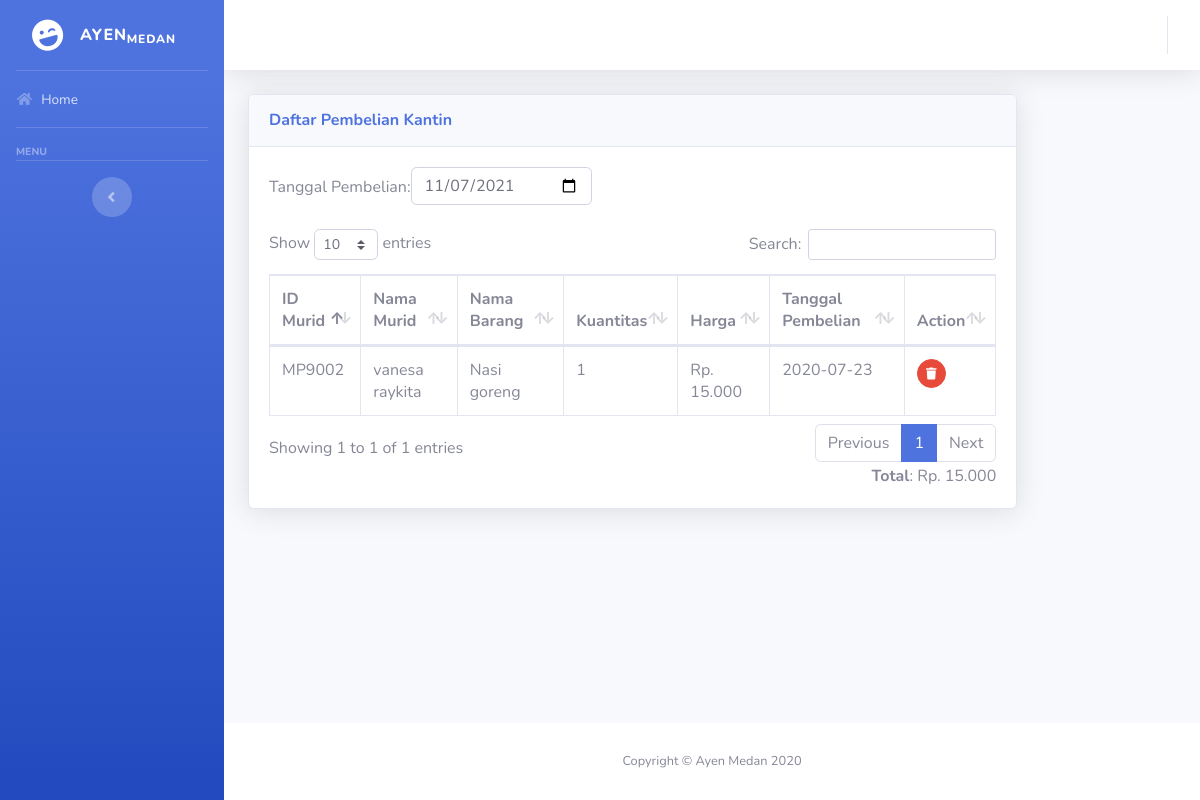
Page /daftar-pembelian-kantin.php on the committed database.
### tables this page shows
CREATE TABLE `pembelian_kantin` (
  `id_pembelian` int(11) NOT NULL,
  `kodeKantin` text NOT NULL,
  `idMurid` varchar(12) NOT NULL,
  `kuantitas` int(11) NOT NULL,
  `harga` text NOT NULL,
  `jenis` enum('Alat Tulis','Makanan') NOT NULL,
  `pembayaran` enum('Cash','OVO','DANA','Hutang') NOT NULL,
  `tglBeli` date NOT NULL
);

CREATE TABLE `murid` (
  `idMurid` varchar(10) NOT NULL,
  `namaMurid` text NOT NULL,
  `namaOrtu` text NOT NULL,
  `noHP` varchar(12) NOT NULL,
  `gender` enum('Laki-Laki','Perempuan') NOT NULL,
  `kelas` text NOT NULL,
  `tglDaftar` date NOT NULL,
  `paket` text NOT NULL,
  `tingkat` enum('TK','SD','SMP','SMA') NOT NULL,
  `statusMurid` enum('Aktif','Pasif') NOT NULL DEFAULT 'Aktif'
);

CREATE TABLE `kantin` (
  `kodeKantin` varchar(12) NOT NULL,
  `nama` text NOT NULL,
  `harga` text NOT NULL,
  `jenis` enum('Makanan','Alat Tulis') NOT NULL
);

### daftar-pembelian-kantin.php (the view, shortened to what this page needs)
<?php
include("koneksi.php");
?>
<html>
    <head>
        <link href="vendor/fontawesome-free/css/all.min.css" rel="stylesheet" type="text/css">
        <link href="css/sb-admin-2.min.css" rel="stylesheet">
		<link href="vendor/datatables/dataTables.bootstrap4.min.css" rel="stylesheet">
    </head>
    <body id="page-top">
    <div id="wrapper">
        <?php include("sidebar.php"); ?>
        <div id="content-wrapper" class="d-flex flex-column">
            <div id="content">
                <nav class="navbar navbar-expand navbar-light bg-white topbar mb-4 static-top shadow">
                    <?php include("topBar.php"); ?>
                </nav>
                <div class="container-fluid">
                    <div class="row">
						<div class="col-xs-12 col-sm-12 col-md-10 col-lg-10">
							<div class="card shadow mb-4">
								<div class="card-header py-3">
									<h6 class="m-0 font-weight-bold text-primary">Daftar Pembelian Kantin</h6>
								</div>
								<div class="card-body">
                                    <div class="d-flex justify-content">
                                        <div class="pt-2">Tanggal Pembelian:</div>
                                        <input type="date" class="form-control col-3" value="<?= (isset($_GET['tgl'])) ? $_GET['tgl'] : date("Y-m-d"); ?>" onchange="window.location = 'daftar-pembelian-kantin.php?tgl=' + this.value" onkeydown="return false"/>
                                    </div><br/>
									<div class="table-responsive">
										<table class="table table-bordered" id="dataTable" width="100%" cellspacing="0">
											<thead>
												<tr>
													<th>ID Murid</th>
													<th>Nama Murid</th>
													<th>Nama Barang</th>
													<th>Kuantitas</th>
													<th>Harga</th>
													<th>Tanggal Pembelian</th>
													<th>Action</th>
												</tr>
											</thead>
											<tbody>
												<?php
												$total = 0;
                                                if (isset($_GET['tgl'])) {
                                                    $listDataKantin = mysqli_query($db, "SELECT pembelian_kantin.*, murid.namaMurid, kantin.nama FROM `pembelian_kantin`, `murid`, `kantin` WHERE pembelian_kantin.idMurid = murid.idMurid AND pembelian_kantin.kodeKantin = kantin.kodeKantin AND pembelian_kantin.pembayaran != 'Hutang' AND pembelian_kantin.tglBeli = '$_GET[tgl]';");
                                                }
												else $listDataKantin = mysqli_query($db, "SELECT pembelian_kantin.*, murid.namaMurid, kantin.nama FROM `pembelian_kantin`, `murid`, `kantin` WHERE pembelian_kantin.idMurid = murid.idMurid AND pembelian_kantin.kodeKantin = kantin.kodeKantin AND pembelian_kantin.pembayaran != 'Hutang';");
												if (mysqli_num_rows($listDataKantin) > 0 ) {
													while($data = mysqli_fetch_array($listDataKantin)) {
														$total += $data['harga'];
												?>
												<tr>
													<td><?= $data['idMurid']; ?></td>
													<td><?= $data['namaMurid']; ?></td>
													<td><?= $data['nama']; ?></td>
													<td><?= $data['kuantitas']; ?></td>
													<td>Rp. <?= number_format($data['harga'],0,',','.'); ?></td>
													<td><?= $data['tglBeli']; ?></td>
													<td>
														<a href="hapus-data-pembelian.php?id=<?= $data['id_pembelian']; ?>" class="btn btn-danger btn-circle btn-sm"><i class="fa fa-trash"></i></a>
													</td>
												</tr>
												<?php
													}
												}
												?>
											</tbody>
										</table>
										<div class="text-right"><b>Total</b>: Rp. <?= number_format($total,0,',','.'); ?></div>
									</div>
								</div>
							</div>
						</div>
					</div>
				</div>
			</div>
			<footer class="sticky-footer bg-white">
				<div class="container my-auto">
					<div class="copyright text-center my-auto">
						<span>Copyright &copy; Ayen Medan 2020</span>
					</div>
				</div>
			</footer>
		</div>
	</div>
	</body>
</html>

### rows in the picture
pembelian_kantin: idMurid "MP9002", idMurid.namaMurid "vanesa raykita", kantin.nama "Nasi goreng", kuantitas "1", harga "15.000", tglBeli "2020-07-23"

### other values in the picture
$total "15.000"
